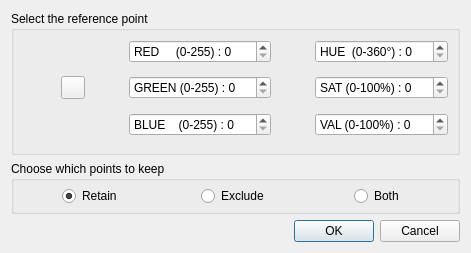
<?xml version="1.0" encoding="UTF-8"?>
<ui version="4.0">
 <class>HSVDialog</class>
 <widget class="QDialog" name="HSVDialog">
  <property name="geometry">
   <rect>
    <x>0</x>
    <y>0</y>
    <width>471</width>
    <height>253</height>
   </rect>
  </property>
  <property name="sizePolicy">
   <sizepolicy hsizetype="Fixed" vsizetype="Fixed">
    <horstretch>0</horstretch>
    <verstretch>0</verstretch>
   </sizepolicy>
  </property>
  <property name="windowTitle">
   <string>HSV color setting</string>
  </property>
  <property name="sizeGripEnabled">
   <bool>false</bool>
  </property>
  <layout class="QVBoxLayout" name="verticalLayout">
   <item>
    <layout class="QVBoxLayout" name="verticalLayout_5">
     <item>
      <widget class="QGroupBox" name="centerGroupBox">
       <property name="title">
        <string>Select the reference point </string>
       </property>
       <property name="flat">
        <bool>true</bool>
       </property>
       <layout class="QGridLayout" name="gridLayout_3">
        <item row="3" column="3">
         <spacer name="verticalSpacer_6">
          <property name="orientation">
           <enum>Qt::Vertical</enum>
          </property>
          <property name="sizeType">
           <enum>QSizePolicy::Expanding</enum>
          </property>
          <property name="sizeHint" stdset="0">
           <size>
            <width>20</width>
            <height>10</height>
           </size>
          </property>
         </spacer>
        </item>
        <item row="4" column="4">
         <spacer name="horizontalSpacer_7">
          <property name="orientation">
           <enum>Qt::Horizontal</enum>
          </property>
          <property name="sizeHint" stdset="0">
           <size>
            <width>40</width>
            <height>20</height>
           </size>
          </property>
         </spacer>
        </item>
        <item row="2" column="5">
         <widget class="QDoubleSpinBox" name="sat_first">
          <property name="prefix">
           <string notr="true">SAT (0-100%) : </string>
          </property>
          <property name="decimals">
           <number>0</number>
          </property>
          <property name="minimum">
           <double>0.000000000000000</double>
          </property>
          <property name="maximum">
           <double>255.000000000000000</double>
          </property>
         </widget>
        </item>
        <item row="0" column="3">
         <widget class="QDoubleSpinBox" name="red">
          <property name="prefix">
           <string notr="true">RED     (0-255) : </string>
          </property>
          <property name="decimals">
           <number>0</number>
          </property>
          <property name="minimum">
           <double>0.000000000000000</double>
          </property>
          <property name="maximum">
           <double>255.000000000000000</double>
          </property>
         </widget>
        </item>
        <item row="4" column="3">
         <widget class="QDoubleSpinBox" name="blue">
          <property name="prefix">
           <string notr="true">BLUE    (0-255) : </string>
          </property>
          <property name="decimals">
           <number>0</number>
          </property>
          <property name="minimum">
           <double>0.000000000000000</double>
          </property>
          <property name="maximum">
           <double>255.000000000000000</double>
          </property>
         </widget>
        </item>
        <item row="5" column="3">
         <spacer name="verticalSpacer_9">
          <property name="orientation">
           <enum>Qt::Vertical</enum>
          </property>
          <property name="sizeType">
           <enum>QSizePolicy::Expanding</enum>
          </property>
          <property name="sizeHint" stdset="0">
           <size>
            <width>20</width>
            <height>10</height>
           </size>
          </property>
         </spacer>
        </item>
        <item row="0" column="4">
         <spacer name="horizontalSpacer_2">
          <property name="orientation">
           <enum>Qt::Horizontal</enum>
          </property>
          <property name="sizeHint" stdset="0">
           <size>
            <width>40</width>
            <height>20</height>
           </size>
          </property>
         </spacer>
        </item>
        <item row="2" column="3">
         <widget class="QDoubleSpinBox" name="green">
          <property name="prefix">
           <string notr="true">GREEN (0-255) : </string>
          </property>
          <property name="decimals">
           <number>0</number>
          </property>
          <property name="minimum">
           <double>0.000000000000000</double>
          </property>
          <property name="maximum">
           <double>255.000000000000000</double>
          </property>
         </widget>
        </item>
        <item row="1" column="3">
         <spacer name="verticalSpacer_5">
          <property name="orientation">
           <enum>Qt::Vertical</enum>
          </property>
          <property name="sizeType">
           <enum>QSizePolicy::Expanding</enum>
          </property>
          <property name="sizeHint" stdset="0">
           <size>
            <width>20</width>
            <height>10</height>
           </size>
          </property>
         </spacer>
        </item>
        <item row="0" column="5">
         <widget class="QDoubleSpinBox" name="hue_first">
          <property name="prefix">
           <string notr="true">HUE  (0-360°) : </string>
          </property>
          <property name="decimals">
           <number>0</number>
          </property>
          <property name="minimum">
           <double>0.000000000000000</double>
          </property>
          <property name="maximum">
           <double>255.000000000000000</double>
          </property>
         </widget>
        </item>
        <item row="2" column="4">
         <spacer name="horizontalSpacer_3">
          <property name="orientation">
           <enum>Qt::Horizontal</enum>
          </property>
          <property name="sizeHint" stdset="0">
           <size>
            <width>40</width>
            <height>20</height>
           </size>
          </property>
         </spacer>
        </item>
        <item row="2" column="2">
         <spacer name="horizontalSpacer_5">
          <property name="orientation">
           <enum>Qt::Horizontal</enum>
          </property>
          <property name="sizeHint" stdset="0">
           <size>
            <width>40</width>
            <height>20</height>
           </size>
          </property>
         </spacer>
        </item>
        <item row="2" column="0">
         <spacer name="horizontalSpacer_6">
          <property name="orientation">
           <enum>Qt::Horizontal</enum>
          </property>
          <property name="sizeHint" stdset="0">
           <size>
            <width>40</width>
            <height>20</height>
           </size>
          </property>
         </spacer>
        </item>
        <item row="2" column="1">
         <widget class="QToolButton" name="pointPickingButton_first">
          <property name="toolTip">
           <string>Pick the plane center (click again to cancel)</string>
          </property>
          <property name="icon">
           <iconset resource="../../../../qCC/icons.qrc">
            <normaloff>:/CC/images/ccPointPicking.png</normaloff>:/CC/images/ccPointPicking.png</iconset>
          </property>
          <property name="checkable">
           <bool>true</bool>
          </property>
         </widget>
        </item>
        <item row="4" column="5">
         <widget class="QDoubleSpinBox" name="val_first">
          <property name="prefix">
           <string notr="true">VAL (0-100%) : </string>
          </property>
          <property name="decimals">
           <number>0</number>
          </property>
          <property name="minimum">
           <double>0.000000000000000</double>
          </property>
          <property name="maximum">
           <double>255.000000000000000</double>
          </property>
         </widget>
        </item>
       </layout>
      </widget>
     </item>
    </layout>
   </item>
   <item>
    <widget class="QGroupBox" name="horizontalGroupBox">
     <property name="title">
      <string>Choose which points to keep </string>
     </property>
     <layout class="QHBoxLayout" name="horizontalLayout">
      <property name="topMargin">
       <number>5</number>
      </property>
      <property name="bottomMargin">
       <number>5</number>
      </property>
      <item alignment="Qt::AlignHCenter">
       <widget class="QRadioButton" name="retain">
        <property name="text">
         <string>Retain</string>
        </property>
        <property name="checked">
         <bool>true</bool>
        </property>
       </widget>
      </item>
      <item alignment="Qt::AlignHCenter">
       <widget class="QRadioButton" name="exclude">
        <property name="text">
         <string>Exclude</string>
        </property>
       </widget>
      </item>
      <item alignment="Qt::AlignHCenter">
       <widget class="QRadioButton" name="both">
        <property name="text">
         <string>Both</string>
        </property>
       </widget>
      </item>
     </layout>
    </widget>
   </item>
   <item>
    <widget class="QDialogButtonBox" name="buttonBox">
     <property name="orientation">
      <enum>Qt::Horizontal</enum>
     </property>
     <property name="standardButtons">
      <set>QDialogButtonBox::Cancel|QDialogButtonBox::Ok</set>
     </property>
    </widget>
   </item>
  </layout>
 </widget>
 <resources>
  <include location="../../../../qCC/icons.qrc"/>
 </resources>
 <connections>
  <connection>
   <sender>buttonBox</sender>
   <signal>accepted()</signal>
   <receiver>HSVDialog</receiver>
   <slot>accept()</slot>
   <hints>
    <hint type="sourcelabel">
     <x>218</x>
     <y>114</y>
    </hint>
    <hint type="destinationlabel">
     <x>157</x>
     <y>118</y>
    </hint>
   </hints>
  </connection>
  <connection>
   <sender>buttonBox</sender>
   <signal>rejected()</signal>
   <receiver>HSVDialog</receiver>
   <slot>reject()</slot>
   <hints>
    <hint type="sourcelabel">
     <x>260</x>
     <y>120</y>
    </hint>
    <hint type="destinationlabel">
     <x>280</x>
     <y>118</y>
    </hint>
   </hints>
  </connection>
 </connections>
</ui>
